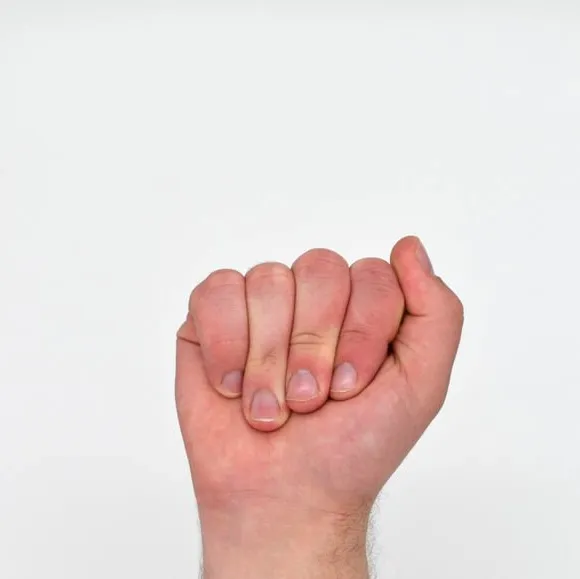
#> input picture image_assets/test_a.jpg, 580 x 579 px
$ jupyter execute --allow-errors cannyEdgeTest.ipynb
#> lines starting #> are read from the running program, lines starting #| are printed output that depends on the picture
[cell 1]
from PIL import Image
import matplotlib.pyplot as plt
import canny

img = Image.open('../image_assets/test_a.jpg').convert('L')  # 'L' mode converts to grayscale
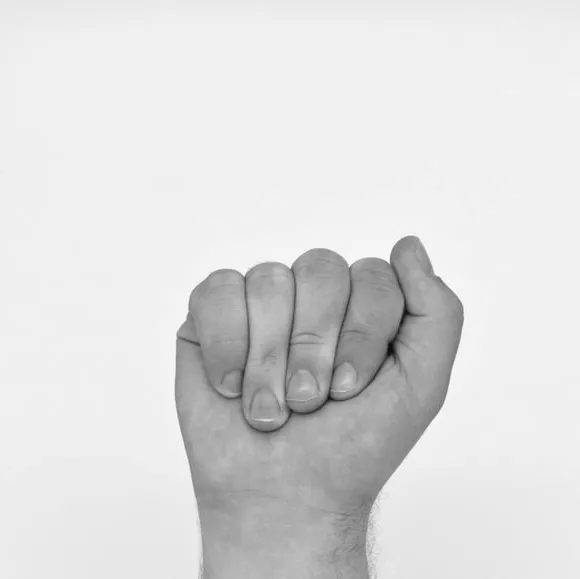
#> img: PIL image 580x579 L; min 11, max 255, mean 220.8
img = img.resize((128, 128))
#> img: PIL image 128x128 L
#> (the rest of this cell did not finish here and is left out)


$ run again, with image_assets/testC.jpg copied over image_assets/test_a.jpg
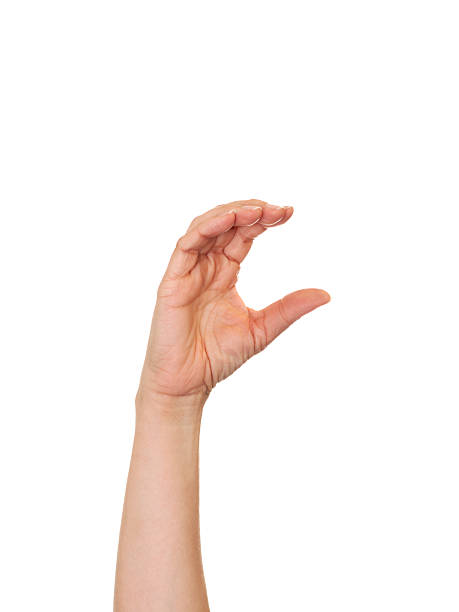
#> input picture image_assets/testC.jpg, 459 x 612 px
#> `img = Image.open('../image_assets/test_a.jpg').convert('L')  # 'L' mod..`:
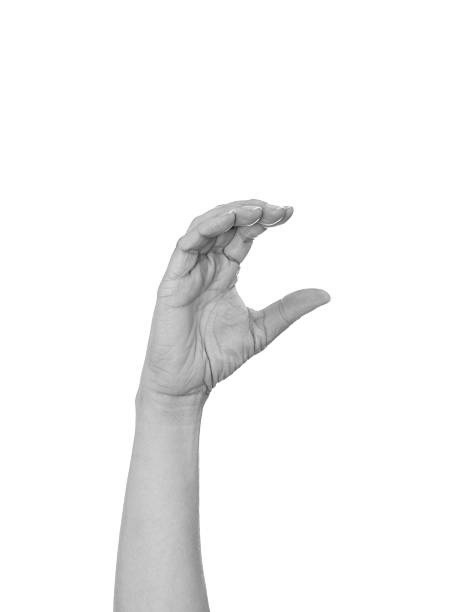
#> img: PIL image 459x612 L; min 26, max 255, mean 245
#> `img = img.resize((128, 128))`:
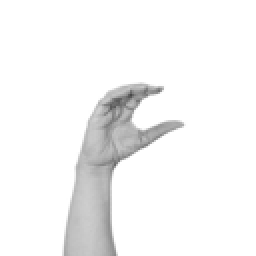
#> img: PIL image 128x128 L (shown 2 times larger); min 71, max 255, mean 244.9
